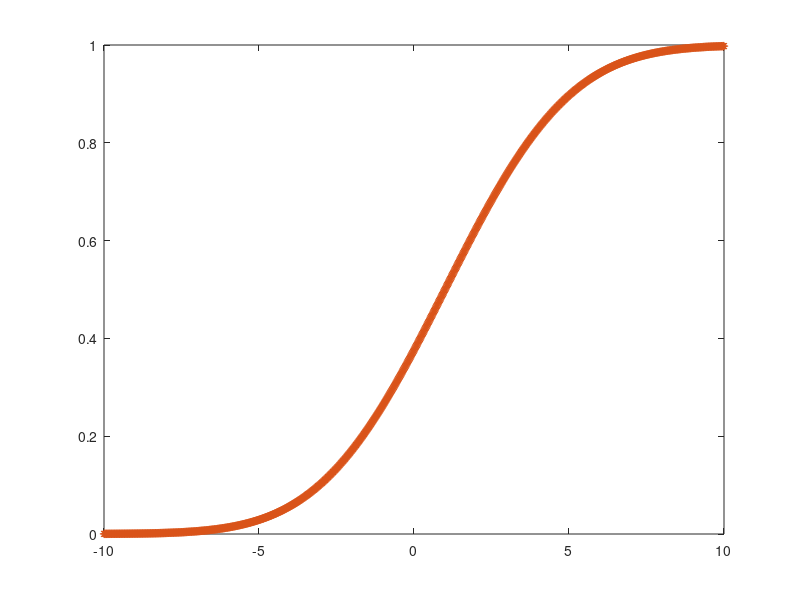

Here is the MATLAB script that generated this plot:
clear all, close all, clc;

phi = @(x) 0.5*(1+erf(x/sqrt(2)));

rho = @(x,u,D) exp(-(x-u).^2./(2*D) )/sqrt(2*pi*D);

u = linspace(-10,10,1000);
D = 10;
alpha = 10;
h = 1;

I = zeros(size(u));
for k = 1:length(u)
  g = @(x) phi(alpha*(x-h)).*rho(x,u(k),D);
  I(k) = integral(g,-Inf,Inf);
end

phiExp = @(u) phi(alpha*(u-h)./sqrt(1+alpha^2*D));

figure; plot(u, I,u, phiExp(u),'*');


